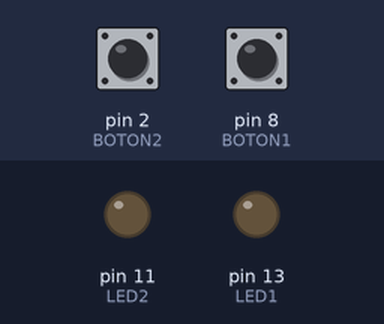
Bench run of a sketch on a simulated Arduino Uno, built with avr-gcc and run on an emulated ATmega328P. Shown: output pins drawn as LEDs (lit = HIGH). Inputs (shaded band) come from the test bench; at power-on: pin 2 (BOTON2) LOW, pin 8 (BOTON1) LOW.

Above: at 1.2 s.
1.3 s: pin 2 (BOTON2) pulled HIGH for 0.15 s
At 1.37 s:
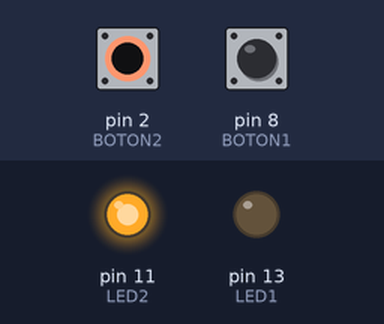
2.9 s: pin 8 (BOTON1) pulled HIGH for 0.15 s
At 2.97 s:
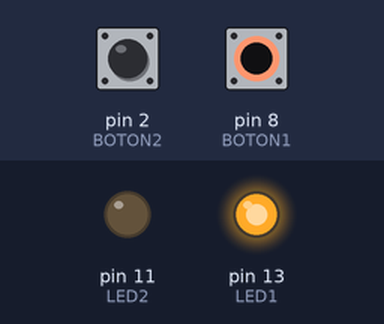
4.5 s: pin 8 (BOTON1) pulled HIGH for 3.2 s
At 8.9 s:
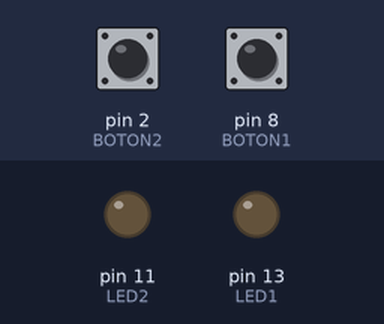
9.2 s: pin 2 (BOTON2) pulled HIGH for 3.2 s
At 10.2 s:
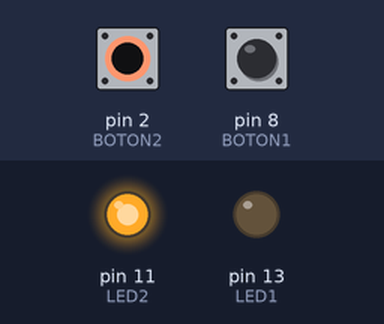
13.9 s: pin 2 (BOTON2) driven HIGH and pin 8 (BOTON1) driven HIGH
At 15.0 s:
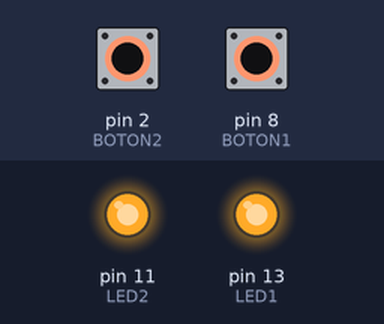
Timing chart, 0 to 16.4 s (numbered marks = the images above; inputs shaded):
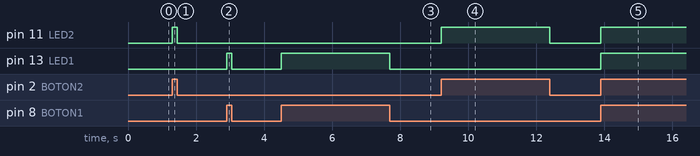

Measured:
- after the input at 1.3 s, pin 11 (LED2): LOW → HIGH at once, → LOW 0.15 s later
- after the input at 2.9 s, pin 13 (LED1): LOW → HIGH at once, → LOW 0.15 s later
- after the input at 4.5 s, pin 13 (LED1): LOW → HIGH at once, → LOW 3.2 s later
- after the input at 9.2 s, pin 11 (LED2): LOW → HIGH at once, → LOW 3.2 s later
- after the input at 13.9 s, pin 11 (LED2), pin 13 (LED1): LOW → HIGH at once

The sketch:

12.ino
```cpp
// C++ code
//
void setup()
{
  pinMode(13, OUTPUT);  //LED1
  pinMode(8, INPUT);  //BOTON1
  pinMode(11, OUTPUT);  //LED2
  pinMode(2, INPUT);  //BOTON2
}

void loop()
{
  digitalWrite(13, digitalRead(8)); //Escribimpos en el LED1 el valor del BOTON1
  digitalWrite(11, digitalRead(2)); //Escribimpos en el LED2 el valor del BOTON2
}
```
